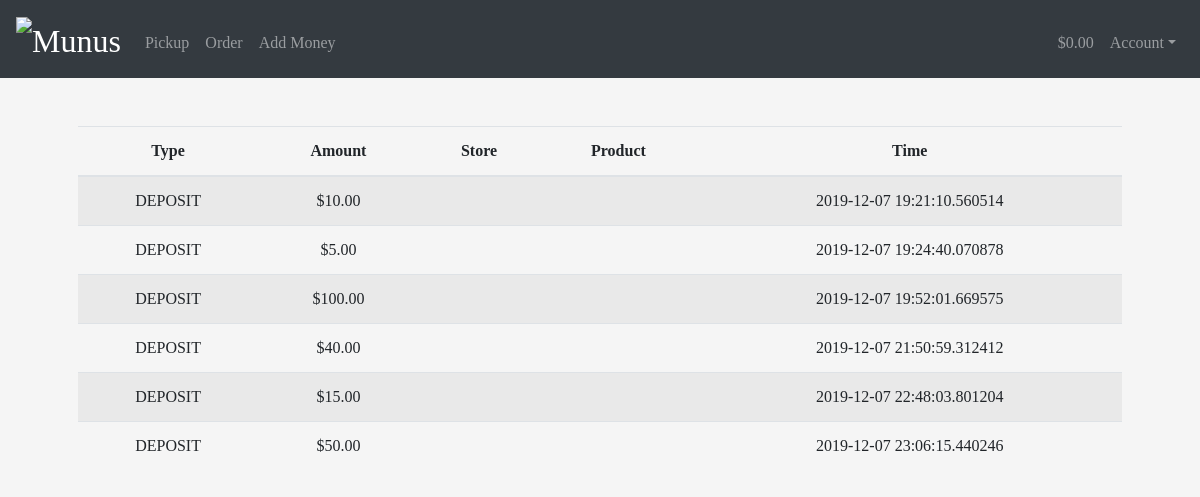
/history (signed in), run on an earlier commit of the app's database.
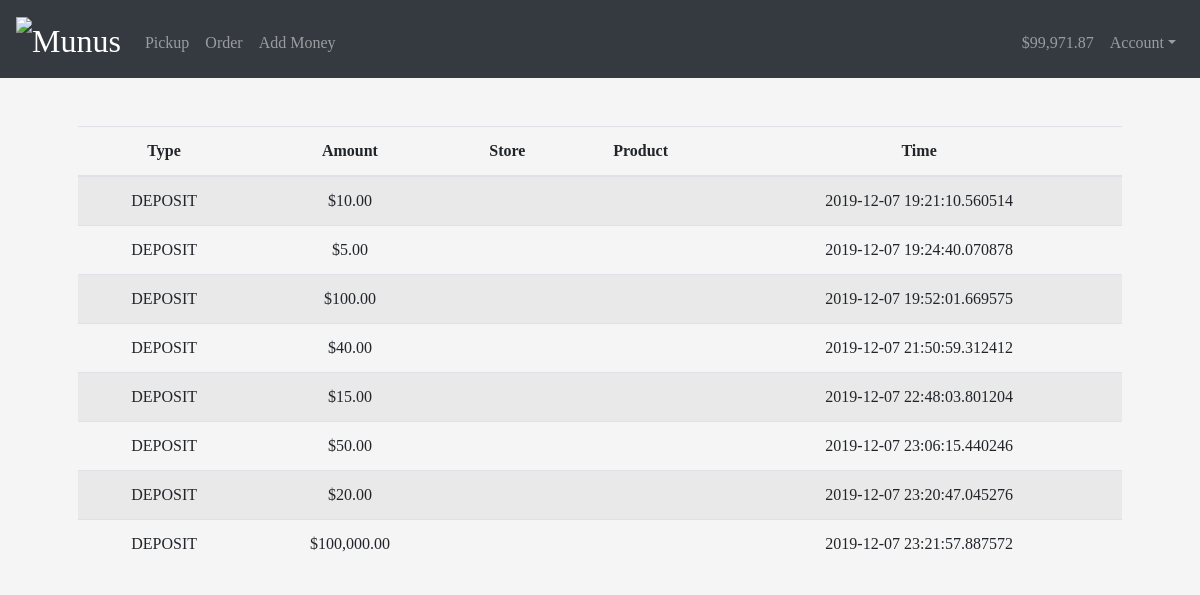
And on a later commit of the database.
### tables this page shows
CREATE TABLE history(user_id INTEGER, type TEXT, product_id INTEGER, amount INTEGER, timestamp TIME);

### app.py (the view)
@app.route("/history")
@login_required
def history():
    statement = "SELECT type, product_id, amount, timestamp FROM history WHERE user_id={0}".format(session["user_id"])
    rows = db.execute(statement).fetchall()
    returns = []
    for row in rows:
        ret = [] # type, amt, store, productname
        ret.append(row[0].upper())
        ret.append('$'+format(row[2], ',.2f'))
        if row[0] not in ['deposit', 'withdrawal']:
            statement = "SELECT store FROM products WHERE id = {0}".format(row[1])
            ret.append(db.execute(statement).fetchone()[0])
            statement = "SELECT name FROM products WHERE id = {0}".format(row[1])
            ret.append(db.execute(statement).fetchone()[0])
        else:
            ret.append('')
            ret.append('')
        ret.append(row[3])
        returns.append(ret)
    if len(returns) == 0:
        return render_template("history.html", rows = 0, balance = session['balance'])
    return render_template("history.html", rows=returns, balance=session['balance'])

### app.py (called while the page is built)
@app.after_request
def after_request(response):
    response.headers["Cache-Control"] = "no-cache, no-store, must-revalidate"
    response.headers["Expires"] = 0
    response.headers["Pragma"] = "no-cache"
    return response

### helpers.py (called while the page is built)
def login_required(f):
    @wraps(f)
    def decorated_function(*args, **kwargs):
        if session.get("user_id") is None:
            return redirect("/login")
        return f(*args, **kwargs)
    return decorated_function

### templates/history.html (shortened to what this page needs)
{% extends "layout.html" %}
{% block main %}
{% if rows != 0 %}
      <table class="table table-striped">
          <thead>
              <tr>
                  <b><th>Type</th></b>
                  <th>Amount</th>
                  <th>Store</th>
                  <th>Product</th>
                  <th>Time</th>
              </tr>
          </thead>
          <tbody>
              {% for row in rows %}
                  <tr>
                      <td>{{row[0]}}</td>
                      <td>{{row[1]}}</td>
                      <td>{{row[2]}}</td>
                      <td>{{row[3]}}</td>
                      <td>{{row[4]}}</td>
                  </tr>
              {% endfor %}
          </tbody>
      </table>
  {% else %}
      <h3>No transaction history yet</h3>
      <h4><a href = '/order'>Let's get some orders in!</a></h4>
  {% endif %}
{% endblock %}

### templates/layout.html (shortened to what this page needs)
<!DOCTYPE html>
<html lang="en">
    <head>
        <link rel="stylesheet" href="https://stackpath.bootstrapcdn.com/bootstrap/4.4.1/css/bootstrap.min.css">
        <link href="/static/styles.css" rel="stylesheet">
    </head>
    <body>
      <nav class="navbar navbar-expand-md navbar-dark bg-dark">
            <a class="navbar-brand" href="/">
                <img src="https://cdn1.imggmi.com/uploads/2019/12/7/351dc8edb47819b2d77ef6ec8c91dc79-full.png" alt="Munus" width="111" height="30">
            </a>
            <div class="collapse navbar-collapse" id="navbar">
                {% if session.user_id %}
                    <ul class="navbar-nav mr-auto mt-2">
                        <li class="nav-item"><a class="nav-link" href="/pickup">Pickup</a></li>
                        <li class="nav-item"><a class="nav-link" href="/catalogue">Order</a></li>
                        <li class="nav-item"><a class="nav-link" href="/add">Add Money</a></li>
                    </ul>
                    <ul class="navbar-nav ml-auto mt-2">
                        <li class="nav-item"><a class="nav-link" href="/add">{{balance}}</a></li>
                        <li class="nav-item dropdown">
                          <a class="nav-link dropdown-toggle" href="/" id="navbarDropdown" role="button" data-toggle="dropdown" aria-haspopup="true" aria-expanded="false">
                            Account</a>
                        </li>
                    </ul>
                {% else %}
                    <ul class="navbar-nav ml-auto mt-2">
                        <li class="nav-item"><a class="nav-link" href="/register">Register</a></li>
                        <li class="nav-item"><a class="nav-link" href="/login">Log In</a></li>
                    </ul>
                {% endif %}
            </div>
        </nav>
        <main class="container p-5">
            {% block main %}{% endblock %}
        </main>
    </body>
</html>

### static/styles.css (style rules this page uses)
body { background-color: whitesmoke; font-family: "Georgia", Times, serif; }
nav .navbar-brand { font-size: xx-large; }
main { overflow-x: auto; text-align: center; }

What changed in the data, as far as the page shows it:
added history: type "DEPOSIT", amount "$20.00", timestamp "2019-12-07 23:20:47.045276"
added history: type "DEPOSIT", amount "$100,000.00", timestamp "2019-12-07 23:21:57.887572"
Also different on the page:
{{ balance }}: "$0.00" → "$99,971.87"
